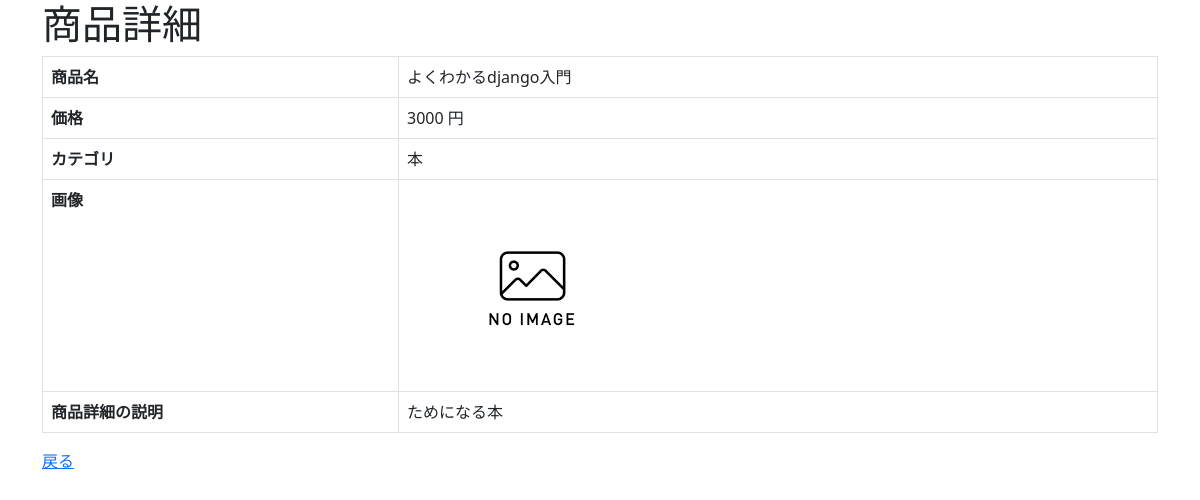
The page /crud/detail/1/ on the database its author committed.
### crud/models.py (models this page shows, shortened)
class Product(models.Model):
    name = models.CharField(max_length=200)
    price = models.PositiveIntegerField()
    category = models.ForeignKey(Category, on_delete=models.CASCADE)
    img = models.ImageField(blank=True, default='noImage.png')
    description = models.TextField("商品の詳細説明", blank=True, null=True)

class Category(models.Model):
    name = models.CharField(max_length=200)
    def __str__(self):
        return self.name

### crud/views.py (the view)
# urls.py: path('crud/detail/<int:pk>/', views.ProductDetailView.as_view(), name="detail"),
class ProductDetailView(DetailView):
    model = Product

### crud/templates/crud/product_detail.html (shortened to what this page needs)
{% extends "base.html" %}
{% load bootstrap %}
{% block content %}
<h1>商品詳細</h1>
<table class="table table-bordered">
    <tr>
        <th>商品名</th>
        <td>{{ object.name }}</td>
    </tr>
    <tr>
        <th>価格</th>
        <td>{{ object.price }} 円</td>
    </tr>
    <tr>
        <th>カテゴリ</th>
        <td>{{ object.category }}</td>
    </tr>
    <tr>
        <th>画像</th>
        <td><img src="{{ object.img.url }}" style="width:100px height:auto;"></td>
    </tr>
    <tr>
        <th>商品詳細の説明</th>
        <td>{{ object.description|linebreaksbr }}</td>
    </tr>
</table>
<a href="{% url 'list' %}">戻る</a>
{% endblock %}

### rows shown on the page
Product: name "よくわかるdjango入門", price "3000", category "本", img (placeholder picture), description "ためになる本"
